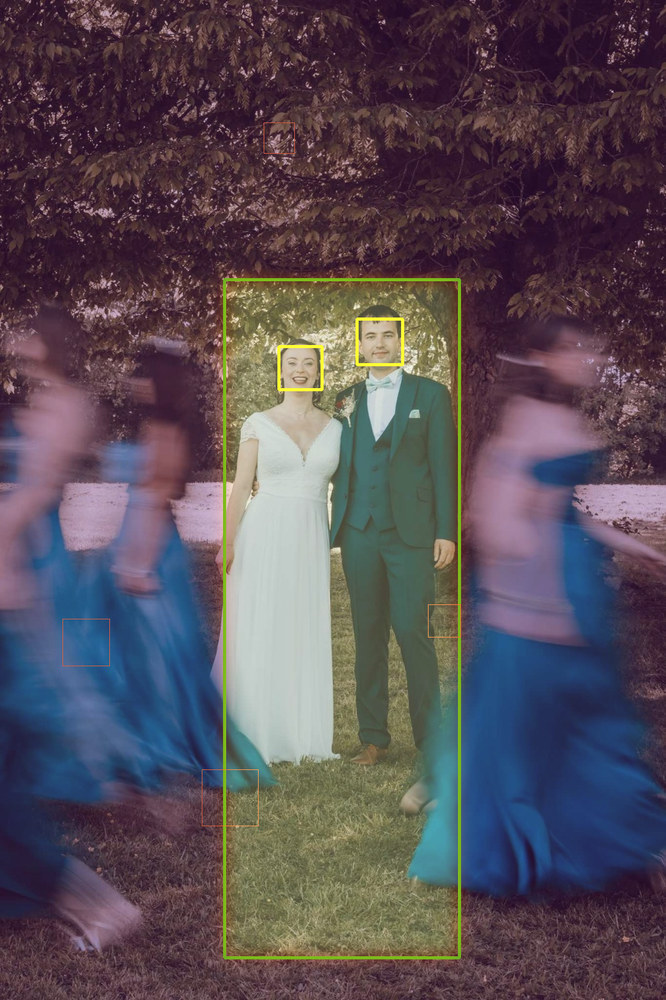
#> input picture output/couple_roi_debug.png, 666 x 1000 px, shrunk from 1066 x 1600 before the run
$ python prepare_couple_priority.py --input ../output/couple_roi_debug.png
#> lines starting #> are read from the running program, lines starting #| are printed output that depends on the picture; after the words box and inside, x2 and y2 are one past the last pixel; in counts of white or black regions, pixels touching at a corner belong together
#!/usr/bin/env python3
"""Bias a photo so fogleman/primitive spends more shapes on the married couple.

Strategy:
1. Detect faces (Haar). Expand to a soft couple ROI covering heads + torsos.
2. Build a soft importance mask (1.0 on couple, ~0.15 elsewhere).
3. Create a guided target: keep the couple sharp; blur + flatten the rest so
   residual error concentrates on the couple during primitive optimization.
"""

from __future__ import annotations

import argparse
from pathlib import Path

import cv2
import numpy as np
from PIL import Image


ROOT = Path(__file__).resolve().parents[1]
CASCADE = ROOT / "assets" / "cascades" / "haarcascade_frontalface_default.xml"


def detect_faces(bgr: np.ndarray) -> list[tuple[int, int, int, int]]:
    gray = cv2.cvtColor(bgr, cv2.COLOR_BGR2GRAY)
    gray = cv2.equalizeHist(gray)
    cascade = cv2.CascadeClassifier(str(CASCADE))
    if cascade.empty():
        raise RuntimeError(f"Failed to load cascade: {CASCADE}")

    faces = cascade.detectMultiScale(
        gray,
        scaleFactor=1.08,
        minNeighbors=5,
        flags=cv2.CASCADE_SCALE_IMAGE,
        minSize=(max(24, bgr.shape[1] // 40), max(24, bgr.shape[0] // 40)),
    )
    return [(int(x), int(y), int(w), int(h)) for x, y, w, h in faces]


def _face_center(face: tuple[int, int, int, int]) -> tuple[float, float]:
    x, y, w, h = face
    return x + w / 2.0, y + h / 2.0


def pick_couple_faces(
    faces: list[tuple[int, int, int, int]], width: int, height: int
) -> list[tuple[int, int, int, int]]:
    """Pick the married couple faces, preferring a central side-by-side pair."""
    if not faces:
        return []

    cx, cy = width / 2.0, height / 2.0

    def score(face: tuple[int, int, int, int]) -> float:
        x, y, w, h = face
        fx, fy = _face_center(face)
        # Prefer reasonably large faces near the photo center (ignore blur/tree hits).
        size = (w * h) / float(width * height)
        dx = abs(fx - cx) / width
        dy = abs(fy - cy) / height
        return size * 4.0 - (dx * 1.6 + dy * 1.1)

    ranked = sorted(faces, key=score, reverse=True)

    # Search for a plausible couple: two similarly sized faces, side by side,
    # both near the middle of the frame.
    best_pair = None
    best_pair_score = -1e9
    top = ranked[: min(6, len(ranked))]
    for i, a in enumerate(top):
        ax, ay = _face_center(a)
        aw, ah = a[2], a[3]
        for b in top[i + 1 :]:
            bx, by = _face_center(b)
            bw, bh = b[2], b[3]
            size_ratio = max(aw * ah, bw * bh) / max(1.0, min(aw * ah, bw * bh))
            if size_ratio > 2.8:
                continue
            # Couple stands roughly shoulder-to-shoulder.
            if abs(ay - by) > height * 0.12:
                continue
            horiz = abs(ax - bx) / width
            if horiz < 0.04 or horiz > 0.45:
                continue
            mid_x = (ax + bx) / 2.0
            mid_y = (ay + by) / 2.0
            pair_score = (
                score(a)
                + score(b)
                - abs(mid_x - cx) / width
                - abs(mid_y - cy) / height * 0.5
                - abs(size_ratio - 1.0)
            )
            if pair_score > best_pair_score:
                best_pair_score = pair_score
                best_pair = [a, b]

    if best_pair:
        return best_pair
    return ranked[:1]


def couple_roi_from_faces(
    faces: list[tuple[int, int, int, int]], width: int, height: int
) -> tuple[int, int, int, int]:
    """Return expanded bounding box covering faces + full wedding attire."""
    chosen = pick_couple_faces(faces, width, height)
    if not chosen:
        # Fallback: central full-length portrait framing.
        x0 = int(width * 0.22)
        x1 = int(width * 0.78)
        y0 = int(height * 0.12)
        y1 = int(height * 0.92)
        return x0, y0, x1, y1

    xs, ys, xe, ye = [], [], [], []
    for x, y, w, h in chosen:
        # Expand for hair, torsos, full dress/suit length, and ground underfoot.
        xs.append(int(x - 1.25 * w))
        ys.append(int(y - 0.85 * h))
        xe.append(int(x + 2.25 * w))
        ye.append(int(y + 14.0 * h))

    x0 = max(0, min(xs))
    y0 = max(0, min(ys))
    x1 = min(width, max(xe))
    y1 = min(height, max(ye))

    # Ensure the ROI stays centered enough to cover both people fully.
    min_width = int(width * 0.34)
    if x1 - x0 < min_width:
        mid = (x0 + x1) // 2
        x0 = max(0, mid - min_width // 2)
        x1 = min(width, x0 + min_width)
    return x0, y0, x1, y1


def soft_mask(width: int, height: int, roi: tuple[int, int, int, int], feather: float) -> np.ndarray:
    x0, y0, x1, y1 = roi
    mask = np.zeros((height, width), dtype=np.float32)
    mask[y0:y1, x0:x1] = 1.0
    # Feather proportional to image size so edges don't hard-cut shapes.
    k = max(3, int(min(width, height) * feather) | 1)
    mask = cv2.GaussianBlur(mask, (k, k), 0)
    # Keep surroundings somewhat important (tree + teal motion blur), but
    # still bias residual error toward the couple.
    return 0.35 + 0.65 * mask


def make_guided_target(bgr: np.ndarray, mask: np.ndarray) -> np.ndarray:
    h, w = bgr.shape[:2]
    # Mild blur outside the couple — preserves color/structure of bridesmaids + tree.
    k = max(15, (min(h, w) // 14) | 1)
    blurred = cv2.GaussianBlur(bgr, (k, k), 0)

    m = mask[..., None]
    guided = (bgr.astype(np.float32) * m + blurred.astype(np.float32) * (1.0 - m)).astype(
        np.uint8
    )
    return guided


def overlay_debug(
    bgr: np.ndarray,
    faces,
    chosen,
    roi,
    mask: np.ndarray,
) -> np.ndarray:
    out = bgr.copy()
    x0, y0, x1, y1 = roi
    cv2.rectangle(out, (x0, y0), (x1, y1), (0, 220, 80), 3)
    for x, y, w, h in faces:
        cv2.rectangle(out, (x, y), (x + w, y + h), (40, 120, 255), 1)
    for x, y, w, h in chosen:
        cv2.rectangle(out, (x, y), (x + w, y + h), (0, 255, 255), 3)
    heat = (mask * 255).astype(np.uint8)
    heat_color = cv2.applyColorMap(heat, cv2.COLORMAP_MAGMA)
    return cv2.addWeighted(out, 0.72, heat_color, 0.28, 0)


def main() -> None:
    parser = argparse.ArgumentParser(description=__doc__)
    parser.add_argument("-i", "--input", required=True, help="Source photo path")
    parser.add_argument(
        "-o",
        "--outdir",
        default=str(ROOT / "output"),
        help="Directory for guided target + debug assets",
    )
    parser.add_argument(
        "--feather",
        type=float,
        default=0.08,
        help="Soft-mask feather as fraction of min(image side)",
    )
    args = parser.parse_args()

    src = Path(args.input)
    outdir = Path(args.outdir)
    outdir.mkdir(parents=True, exist_ok=True)

    bgr = cv2.imread(str(src), cv2.IMREAD_COLOR)
#> bgr is the input picture: shape (1000, 666, 3); mean B, G, R 86.4, 77.4, 87.4
    if bgr is None:
        raise SystemExit(f"Could not read image: {src}")

    h, w = bgr.shape[:2]
    faces = detect_faces(bgr)
#> in detect_faces, `gray = cv2.equalizeHist(gray)`:
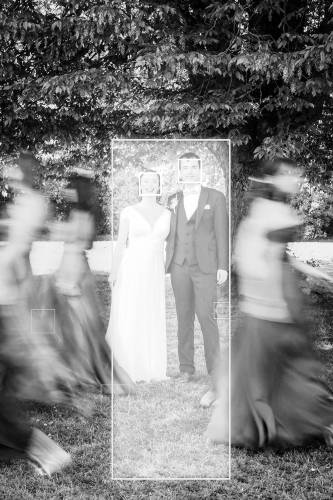
#> gray: shape (1000, 666) (shown at 1/2 size); min 0, max 255, mean 128.5
#> in detect_faces, `faces = cascade.detectMultiScale( gray, scaleFactor=1.08, minNeighbors..`: faces = [[428, 606, 28, 28], [356, 317, 47, 47], [29, 390, 64, 64], [40, 594, 90, 90], [188, 705, 215, 215]]
#> faces = [(428, 606, 28, 28), (356, 317, 47, 47), (29, 390, 64, 64), (40, 594, 90, 90), (188, 705, 215, 215)]
    chosen = pick_couple_faces(faces, w, h)
#> in pick_couple_faces, `ranked = sorted(faces, key=score, reverse=True)`: ranked = [(188, 705, 215, 215), (356, 317, 47, 47), (428, 606, 28, 28), (40, 594, 90, 90), (29, 390, 64, 64)]
#> in pick_couple_faces, `top = ranked[: min(6, len(ranked))]`: top has the same summary as ranked
#> the loop in pick_couple_faces, `for i, a in enumerate(top):` made 5 passes
#> (a, ax, ay, aw, ah) on passes 1 to 5: ((188, 705, 215, 215), 295.5, 812.5, 215, 215), ((356, 317, 47, 47), 379.5, 340.5, 47, 47), ((428, 606, 28, 28), 442, 620, 28, 28), ((40, 594, 90, 90), 85, 639, 90, 90), ((29, 390, 64, 64), 61, 422, 64, 64)
#> after the loop in pick_couple_faces, `for i, a in enumerate(top):`: best_pair_score = -1e+09
#> chosen = [(188, 705, 215, 215)]
    roi = couple_roi_from_faces(faces, w, h)
#> the loop in pick_couple_faces (call 2), `for i, a in enumerate(top):` made 5 passes
#> the loop in couple_roi_from_faces, `for x, y, w, h in chosen:` made 1 pass
#> after the loop in couple_roi_from_faces, `for x, y, w, h in chosen:`: xe = [671]; xs = [-80]; ye = [3715]; ys = [522]
#> in couple_roi_from_faces, `x0 = max(0, min(xs))`: x0 = 0
#> in couple_roi_from_faces, `y0 = max(0, min(ys))`: y0 = 522
#> in couple_roi_from_faces, `x1 = min(width, max(xe))`: x1 = 666
#> in couple_roi_from_faces, `y1 = min(height, max(ye))`: y1 = 1000
#> roi = (0, 522, 666, 1000)
    mask = soft_mask(w, h, roi, args.feather)
#> in soft_mask, `x0, y0, x1, y1 = roi`: x0 = 0; y0 = 522; x1 = 666; y1 = 1000
    guided = make_guided_target(bgr, mask)
    debug = overlay_debug(bgr, faces, chosen, roi, mask)
#> in overlay_debug, `x0, y0, x1, y1 = roi`: x0 = 0; y0 = 522; x1 = 666; y1 = 1000
#> the loop in overlay_debug, `for x, y, w, h in faces:` made 5 passes
#> after the loop in overlay_debug, `for x, y, w, h in faces:`:
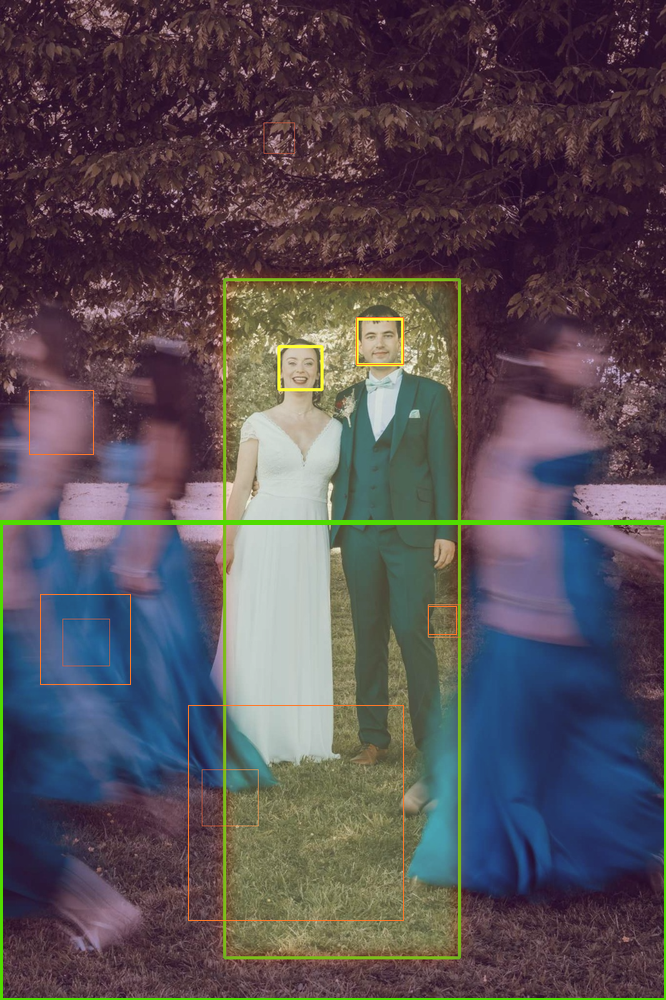
#> out: shape (1000, 666, 3); mean B, G, R 85.1, 78.8, 87.6
#> the loop in overlay_debug, `for x, y, w, h in chosen:` made 1 pass
#> after the loop in overlay_debug, `for x, y, w, h in chosen:`:
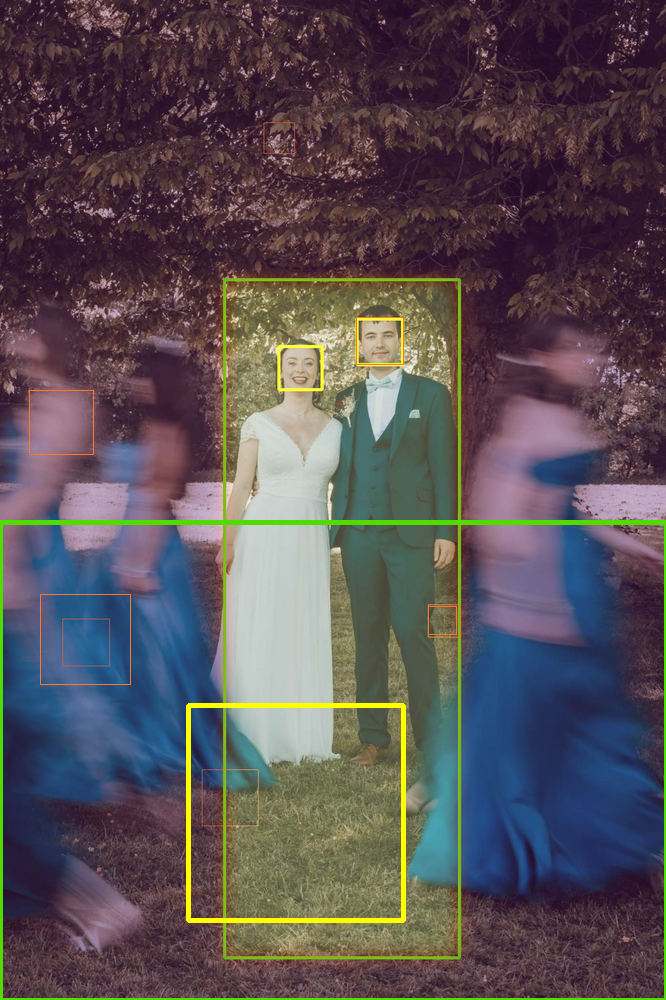
#> out: shape (1000, 666, 3); 0.64% of pixels changed, all inside (x1, y1, x2, y2) = (186, 703, 406, 923)
#> in overlay_debug, `heat_color = cv2.applyColorMap(heat, cv2.COLORMAP_MAGMA)`:
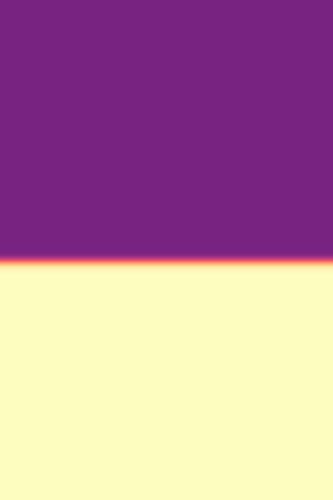
#> heat_color: shape (1000, 666, 3) (shown at 1/2 size); mean B, G, R 157.6, 138, 184
#> in overlay_debug, `return cv2.addWeighted(out, 0.72, heat_color, 0.28, 0)`:
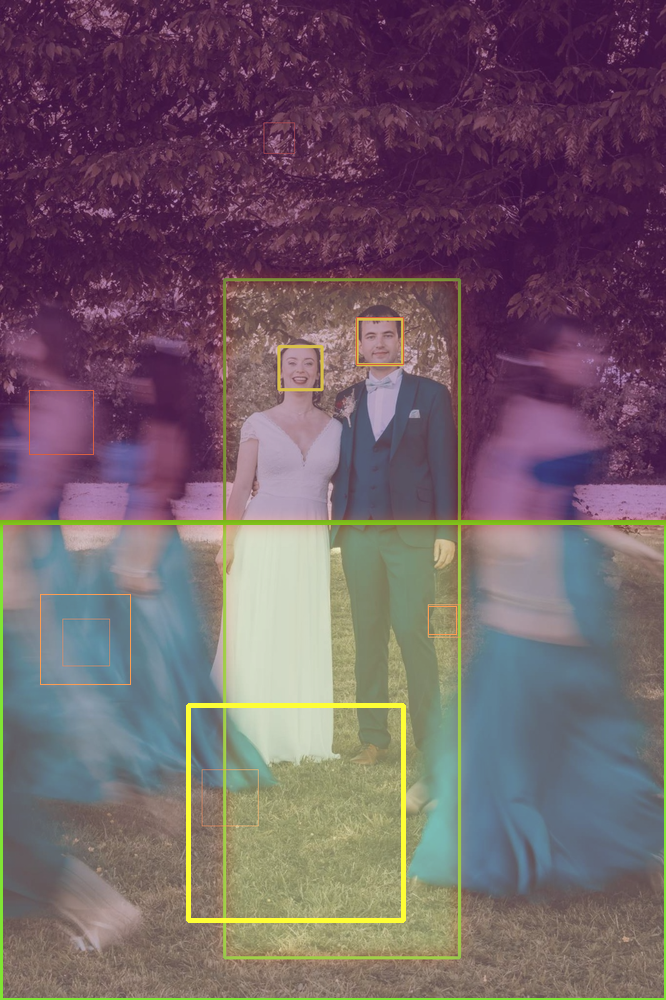
#> returned value: shape (1000, 666, 3); mean of channels 0, 1, 2 105, 96, 115.1; drawn as B, G, R

    guided_path = outdir / "guided_target.png"
    mask_path = outdir / "importance_mask.png"
    debug_path = outdir / "couple_roi_debug.png"
    original_path = outdir / "original.png"

    cv2.imwrite(str(guided_path), guided)
    cv2.imwrite(str(mask_path), (mask * 255).astype(np.uint8))
    cv2.imwrite(str(debug_path), debug)
    # Keep a normalized PNG copy of the original for compositing / comparison.
    Image.open(src).convert("RGB").save(original_path)

    print(f"faces_detected={len(faces)}")
#| faces_detected=5
    print(f"couple_faces={chosen}")
#| couple_faces=[(188, 705, 215, 215)]
    print(f"roi={roi}")
#| roi=(0, 522, 666, 1000)
    print(f"wrote {guided_path}")
    print(f"wrote {mask_path}")
    print(f"wrote {debug_path}")
    print(f"wrote {original_path}")


if __name__ == "__main__":
    main()

$ run again, with output/comparison.png copied over output/couple_roi_debug.png
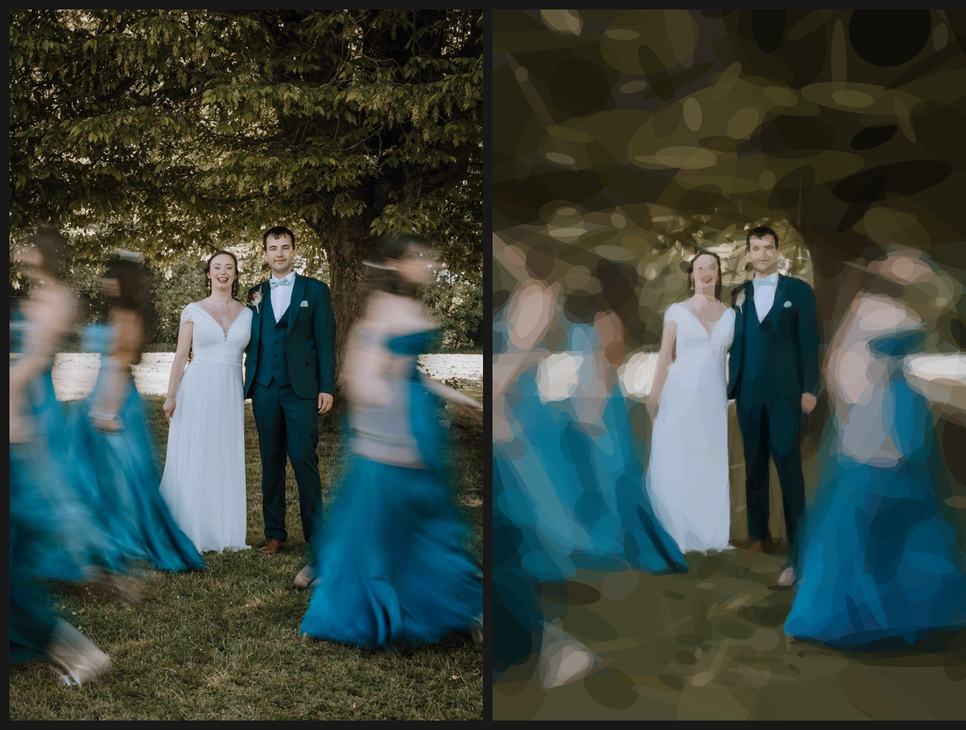
#> input picture output/comparison.png, 966 x 730 px, shrunk from 1222 x 924 before the run
#> in main, bgr is the input picture: shape (730, 966, 3); mean B, G, R 63.6, 70.4, 58.9
#> in detect_faces, `gray = cv2.equalizeHist(gray)`:
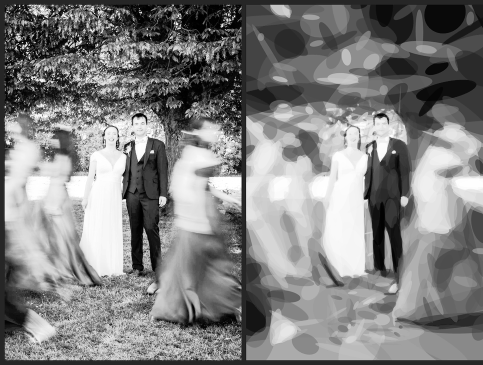
#> gray: shape (730, 966) (shown at 1/2 size); min 0, max 255, mean 128.8
#> in detect_faces, `faces = cascade.detectMultiScale( gray, scaleFactor=1.08, minNeighbors..`: faces = [[263, 236, 32, 32], [747, 237, 31, 31]]
#> in main, `faces = detect_faces(bgr)`: faces = [(263, 236, 32, 32), (747, 237, 31, 31)]
#> the loop in pick_couple_faces, `for i, a in enumerate(top):` made 2 passes
#> (a, ax, ay, aw) on pass 1: ((263, 236, 32, 32), 279, 252, 32)
#> after the loop in pick_couple_faces, `for i, a in enumerate(top):`: best_pair_score = -1e+09
#> in main, `chosen = pick_couple_faces(faces, w, h)`: chosen = [(263, 236, 32, 32)]
#> the loop in pick_couple_faces (call 2), `for i, a in enumerate(top):` made 2 passes
#> the loop in couple_roi_from_faces, `for x, y, w, h in chosen:` made 1 pass
#> after the loop in couple_roi_from_faces, `for x, y, w, h in chosen:`: xe = [335]; xs = [223]; ye = [684]; ys = [208]
#> in couple_roi_from_faces, `x0 = max(0, min(xs))`: x0 = 223
#> in couple_roi_from_faces, `y0 = max(0, min(ys))`: y0 = 208
#> in couple_roi_from_faces, `x1 = min(width, max(xe))`: x1 = 335
#> in couple_roi_from_faces, `y1 = min(height, max(ye))`: y1 = 684
#> mid = 279
#> in couple_roi_from_faces, `x0 = max(0, mid - min_width // 2)`: x0 = 115
#> in couple_roi_from_faces, `x1 = min(width, x0 + min_width)`: x1 = 443
#> roi = (115, 208, 443, 684)
#> in soft_mask, `x0, y0, x1, y1 = roi`: x0 = 115; y0 = 208; x1 = 443; y1 = 684
#> in overlay_debug, `x0, y0, x1, y1 = roi`: x0 = 115; y0 = 208; x1 = 443; y1 = 684
#> the loop in overlay_debug, `for x, y, w, h in faces:` made 2 passes
#> the loop in overlay_debug, `for x, y, w, h in chosen:` made 1 pass
#> in overlay_debug, `return cv2.addWeighted(out, 0.72, heat_color, 0.28, 0)`:
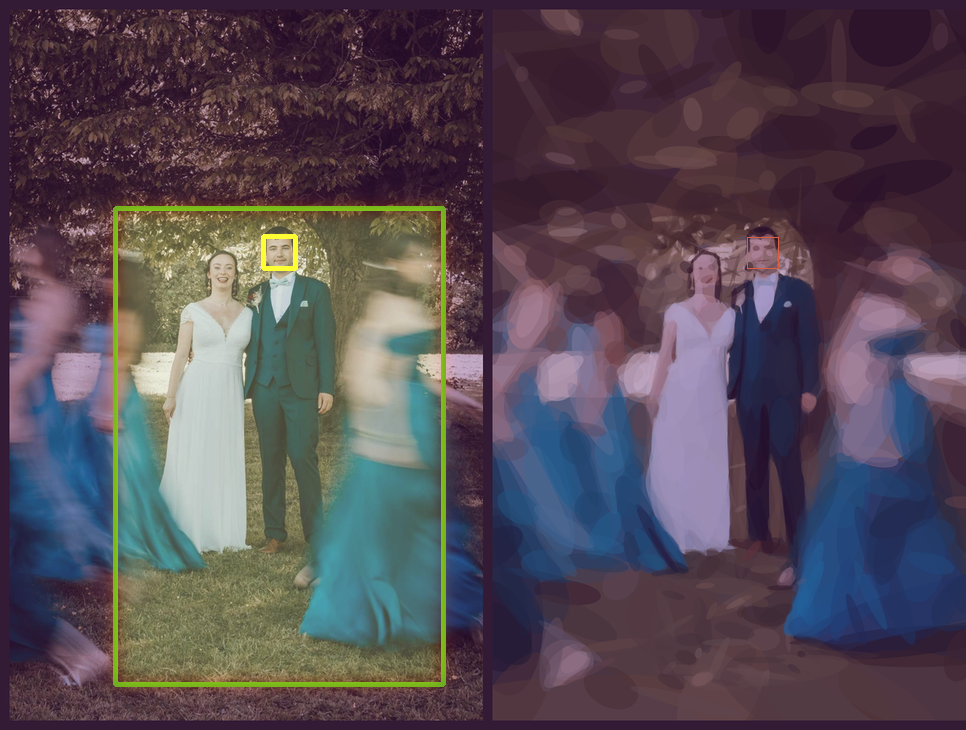
#> returned value: shape (730, 966, 3); mean of channels 0, 1, 2 84.4, 74.6, 85.1; drawn as B, G, R
#| faces_detected=2
#| couple_faces=[(263, 236, 32, 32)]
#| roi=(115, 208, 443, 684)
